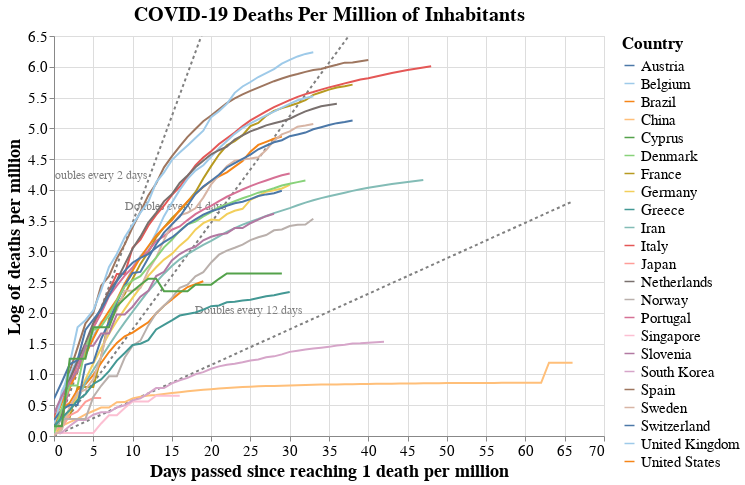

Source (notebook cell):
### Code cell
#hide_input
# Stack data to get it to Altair dataframe format
data_countries_pc2 = data_countries_pc.copy()
for i in range(0,len(countries)):
    data_countries_pc2[i] = data_countries_pc2[i].reset_index()
    data_countries_pc2[i]['n_days'] = data_countries_pc2[i].index
    data_countries_pc2[i]['log_cases'] = np.log(data_countries_pc2[i]["total_cases"])
data_plot = data_countries_pc2[0]
for i in range(1, len(countries)):    
    data_plot = pd.concat([data_plot, data_countries_pc2[i]], axis=0)
data_plot["trend_2days"] = np.log(2)/2*data_plot["n_days"]
data_plot["trend_4days"] = np.log(2)/4*data_plot["n_days"]
data_plot["trend_12days"] = np.log(2)/12*data_plot["n_days"]
data_plot["trend_2days_label"] = "Doubles every 2 days"
data_plot["trend_4days_label"] = "Doubles evey 4 days"
data_plot["trend_12days_label"] = "Doubles every 12 days"


# Plot it using Altair
source = data_plot

scales = alt.selection_interval(bind='scales', zoom=False)
selection = alt.selection_multi(fields=['location'], bind='legend')

base = alt.Chart(source, title = "COVID-19 Deaths Per Million of Inhabitants").encode(
    x = alt.X('n_days:Q', title = "Days passed since reaching 1 death per million"),
    y = alt.Y("log_cases:Q",title = "Log of deaths per million"),
    color = alt.Color('location:N', legend=alt.Legend(title="Country", labelFontSize=15, titleFontSize=17),
                     scale=alt.Scale(scheme='tableau20')),
    opacity = alt.condition(selection, alt.value(1), alt.value(0.1))
)

lines = base.mark_line().add_selection(
    scales
).add_selection(
    selection
).properties(
    width=chart_width,
    height=chart_height
)

trend_2d = alt.Chart(source).encode(
    x = "n_days:Q",
    y = alt.Y("trend_2days:Q",  scale=alt.Scale(domain=(0, max(data_plot["log_cases"])))),
).mark_line(color="grey", strokeDash=[3,3])


labels = pd.DataFrame([{'label': 'Doubles every 2 days', 'x_coord': 6, 'y_coord': 4},
                       {'label': 'Doubles every 4 days', 'x_coord': 16, 'y_coord': 3.5},
                       {'label': 'Doubles every 12 days', 'x_coord': 25, 'y_coord': 1.8},
                      ])
trend_label = (alt.Chart(labels)
                    .mark_text(align='left', dx=-55, dy=-15, fontSize=12, color="grey")
                    .encode(x='x_coord:Q',
                            y='y_coord:Q',
                            text='label:N')
                   )

trend_4d = alt.Chart(source).mark_line(color="grey", strokeDash=[3,3]).encode(
    x = "n_days:Q",
    y = alt.Y("trend_4days:Q",  scale=alt.Scale(domain=(0, max(data_plot["log_cases"])))),
)

trend_12d = alt.Chart(source).mark_line(color="grey", strokeDash=[3,3]).encode(
    x = "n_days:Q",
    y = alt.Y("trend_12days:Q",  scale=alt.Scale(domain=(0, max(data_plot["log_cases"])))),
)


plot1= (
(trend_2d + trend_4d + trend_12d + trend_label + lines)
.configure_title(fontSize=20)
.configure_axis(labelFontSize=15,titleFontSize=18)
)
plot1.save(("../images/covid-permillion-trajectories.png"))
plot1

### Figure 1 — Vega-Lite specification as saved in the notebook (floating-point values rounded to 4 significant figures; data arrays with more than 128 entries replaced by an {"elided": "..."} marker saying what was removed)
{"config": {"view": {"continuousWidth": 400, "continuousHeight": 300}, "axis": {"labelFontSize": 15, "titleFontSize": 18}, "title": {"fontSize": 20}}, "layer": [{"mark": {"type": "line", "color": "grey", "strokeDash": [3, 3]}, "encoding": {"x": {"type": "quantitative", "field": "n_days"}, "y": {"type": "quantitative", "field": "trend_2days", "scale": {"domain": [0, 6.234]}}}}, {"mark": {"type": "line", "color": "grey", "strokeDash": [3, 3]}, "encoding": {"x": {"type": "quantitative", "field": "n_days"}, "y": {"type": "quantitative", "field": "trend_4days", "scale": {"domain": [0, 6.234]}}}}, {"mark": {"type": "line", "color": "grey", "strokeDash": [3, 3]}, "encoding": {"x": {"type": "quantitative", "field": "n_days"}, "y": {"type": "quantitative", "field": "trend_12days", "scale": {"domain": [0, 6.234]}}}}, {"data": {"name": "data-cf5cfaa2f9f67721e9c0baa1e72af7ac"}, "mark": {"type": "text", "align": "left", "color": "grey", "dx": -55, "dy": -15, "fontSize": 12}, "encoding": {"text": {"type": "nominal", "field": "label"}, "x": {"type": "quantitative", "field": "x_coord"}, "y": {"type": "quantitative", "field": "y_coord"}}}, {"data": {"name": "data-be4812b207b424b7eb8f5ceccaeabcfb"}, "mark": "line", "encoding": {"color": {"type": "nominal", "field": "location", "legend": {"labelFontSize": 15, "title": "Country", "titleFontSize": 17}, "scale": {"scheme": "tableau20"}}, "opacity": {"condition": {"value": 1, "selection": "selector002"}, "value": 0.1}, "x": {"type": "quantitative", "field": "n_days", "title": "Days passed since reaching 1 death per million"}, "y": {"type": "quantitative", "field": "log_cases", "title": "Log of deaths per million"}}, "height": 400, "selection": {"selector001": {"type": "interval", "bind": "scales"}, "selector002": {"type": "multi", "fields": ["location"], "bind": "legend"}}, "title": "COVID-19 Deaths Per Million of Inhabitants", "width": 550}], "data": {"name": "data-be4812b207b424b7eb8f5ceccaeabcfb"}, "$schema": "https://vega.github.io/schema/vega-lite/v4.8.1.json", "datasets": {"data-be4812b207b424b7eb8f5ceccaeabcfb": {"elided": "788 records"}, "data-cf5cfaa2f9f67721e9c0baa1e72af7ac": [{"label": "Doubles every 2 days", "x_coord": 6, "y_coord": 4.0}, {"label": "Doubles every 4 days", "x_coord": 16, "y_coord": 3.5}, {"label": "Doubles every 12 days", "x_coord": 25, "y_coord": 1.8}]}}
